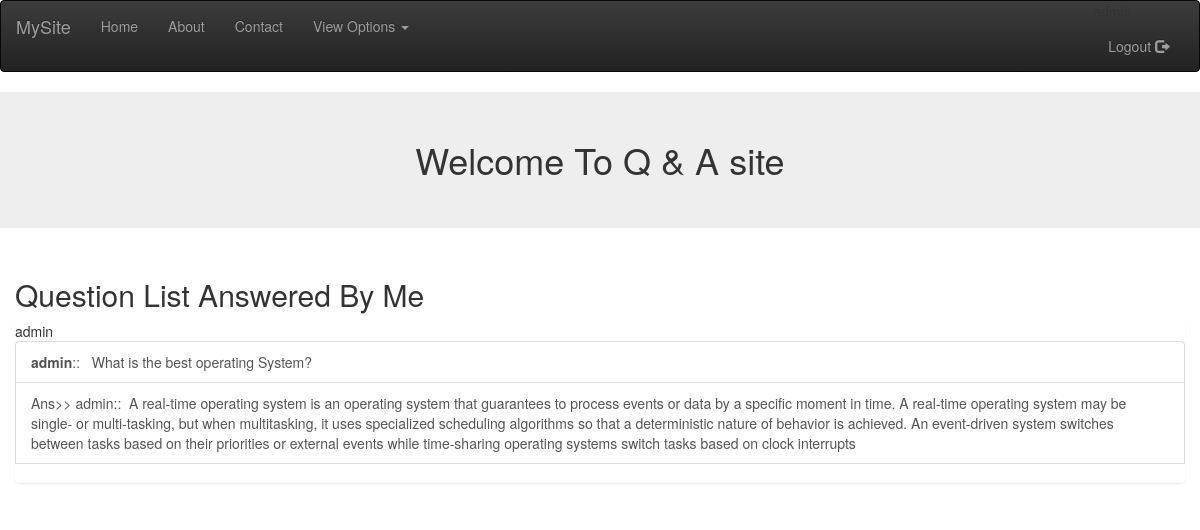
Screenshot of /question/myanswers/ (signed in) with the database file from the repository.
### answer/models.py (models this page shows, shortened)
class Answer(models.Model):
    answer_text = models.TextField()
    questions = models.ForeignKey(Question)
    pub_date = models.DateTimeField(auto_now_add=True)
    user = models.ForeignKey(User)
    def __str__(self):
        return self.answer_text

class Question(models.Model):
    user = models.ForeignKey(User)
    title = models.CharField(max_length=200, blank=True, null=True)
    description = models.TextField()
    pub_date = models.DateTimeField()

### answer/views.py (the view)
class AnswerByMeListView(LoginRequiredMixin, ListView):
    model = Answer
    template_name = 'answer/myanswer.html'
    login_url = '/login'
    redirect_field_name = 'next'
    def get_queryset(self):
        return Answer.objects.filter(user=self.request.user)

### answer/templates/answer/myanswer.html (shortened to what this page needs)
{% extends 'base.html' %}
{% block body %}
    <h1 class="jumbotron" style="text-align: center">Welcome To Q & A site </h1>
    <div class="container-fluid">
        <h2> Question List Answered By Me </h2>
        <div class="list-group">
        {{ request.user }}
            {% for answer in object_list %}
                <a href="{% url 'answer:detail' answer.questions.id %}" class="list-group-item">
                <b>{{ answer.questions.user }}</b>:: &nbsp; {{ answer.questions.title }}
                </a>
                <a href="{% url 'answer:detail' answer.questions.id %}" class="list-group-item ">
                   Ans>> {{ answer.user }}:: &nbsp;{{ answer}}</a>
                <br>
                {% empty %}
                    <p> You have not answered any!</p>
            {% endfor %}
        </div>
    </div>
{% endblock %}

### rows the page displays
Answer: questions.user "admin", questions "What is the best operating System?", user "admin", answer_text "A real-time operating system is an operating system that guarantees to process events or data by a specific moment in time. A real-time operating system may be single- or multi-tasking, but when multitasking, it uses specialized scheduling algorithms so that a deterministic nature of behavior is achieved. An event-driven system switches between tasks based on their priorities or external events while time-sharing operating systems switch tasks based on clock interrupts"

### other values shown
{{ request.user }} "admin"
